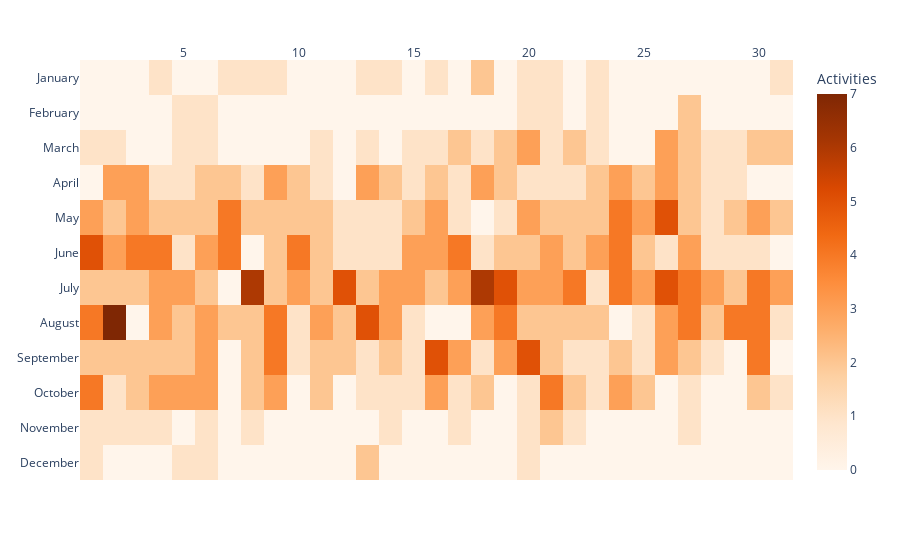

This figure's notebook cell:
### Code cell
# Creating heatmap of workouts by month and day

fig = px.imshow(pivot_data_month_day,
labels=dict(x="", y="", color="Activities"),
color_continuous_scale='oranges',
# x=hours_of_day,
aspect="auto"
)
fig.update_xaxes(side="top")
fig.update_layout(
    title='',
    xaxis_nticks=8,
    showlegend = False,
    plot_bgcolor='rgba(0,0,0,0)')
fig.show()

### Figure 1 — Plotly figure (JSON) as saved in the notebook; plotly's stock layout.template omitted (floating-point values rounded to 4 significant figures; data arrays with more than 128 entries replaced by an {"elided": "..."} marker saying what was removed)
{"data": [{"coloraxis": "coloraxis", "hovertemplate": "x: %{x}<br>y: %{y}<br>Activities: %{z}<extra></extra>", "name": "0", "type": "heatmap", "x": [1, 2, 3, 4, 5, 6, 7, 8, 9, 10, 11, 12, 13, 14, 15, 16, 17, 18, 19, 20, 21, 22, 23, 24, 25, 26, 27, 28, 29, 30, 31], "xaxis": "x", "y": ["January", "February", "March", "April", "May", "June", "July", "August", "September", "October", "November", "December"], "yaxis": "y", "z": {"elided": "12x31 int values"}}], "layout": {"coloraxis": {"colorbar": {"title": {"text": "Activities"}}, "colorscale": [[0, "rgb(255,245,235)"], [0.125, "rgb(254,230,206)"], [0.25, "rgb(253,208,162)"], [0.375, "rgb(253,174,107)"], [0.5, "rgb(253,141,60)"], [0.625, "rgb(241,105,19)"], [0.75, "rgb(217,72,1)"], [0.875, "rgb(166,54,3)"], [1, "rgb(127,39,4)"]]}, "margin": {"t": 60}, "plot_bgcolor": "rgba(0,0,0,0)", "showlegend": false, "title": {"text": ""}, "xaxis": {"anchor": "y", "domain": [0, 1], "nticks": 8, "side": "top"}, "yaxis": {"anchor": "x", "autorange": "reversed", "domain": [0, 1]}}}
